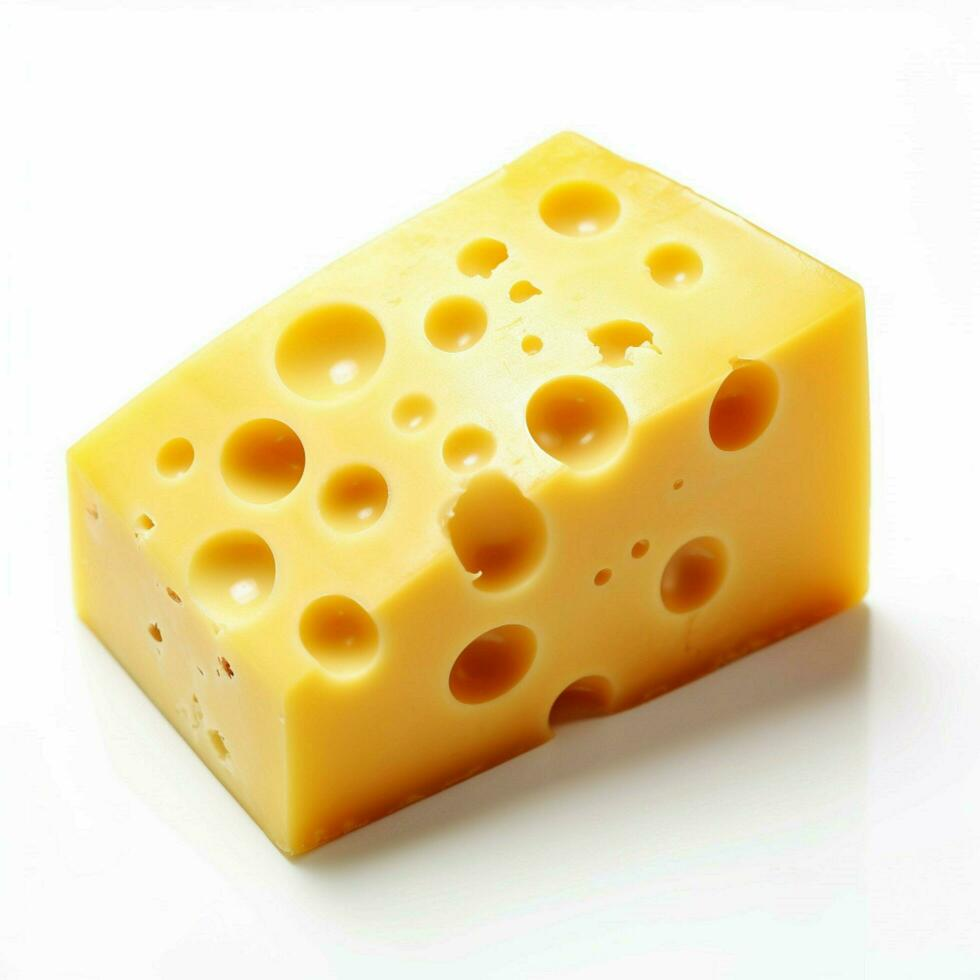
#> input picture CheesecakePic.png, 980 x 980 px
$ python ScienceFair.py
#> lines starting #> are read from the running program, lines starting #| are printed output that depends on the picture
from PIL import Image, ImageDraw, ImageFont
im = Image.open("CheesecakePic.png").convert("RGBA") #Open "CheesecakePic.png" with alpha layer

sym = Image.new('RGBA', (980, 980), (0, 0, 0, 0)) #Create filter image with alpha layer
#> sym: PIL image 980x980 RGBA; every value is 0
sd = ImageDraw.Draw(sym) #Convert to drawable image

#                                    R, G, B  , A
sd.ellipse((90,90,890,890), outline=(0, 0, 255, 10), width=20) #Draws a thick blue circle

sd.line((490,90,490,890), fill=(0, 0, 255, 10), width=20) #Draws a thick blue plus sign
sd.line((90,490,890,490), fill=(0, 0, 255, 10), width=20)

#Draws diagonal watermark text
font = ImageFont.truetype("C:/Windows/Fonts/arial.ttf", 30)
text = Image.new('RGBA', (sym.width * 2, sym.height * 2), (0, 0, 0, 0))
#> text: PIL image 1960x1960 RGBA; every value is 0
td = ImageDraw.Draw(text)
for y in range(0, text.height, 120):
	for x in range(0, text.width, 220):
		td.text((x, y), "SCIENCE FAIR", font=font, fill=(0, 0, 255, 20))
text = text.rotate(40)
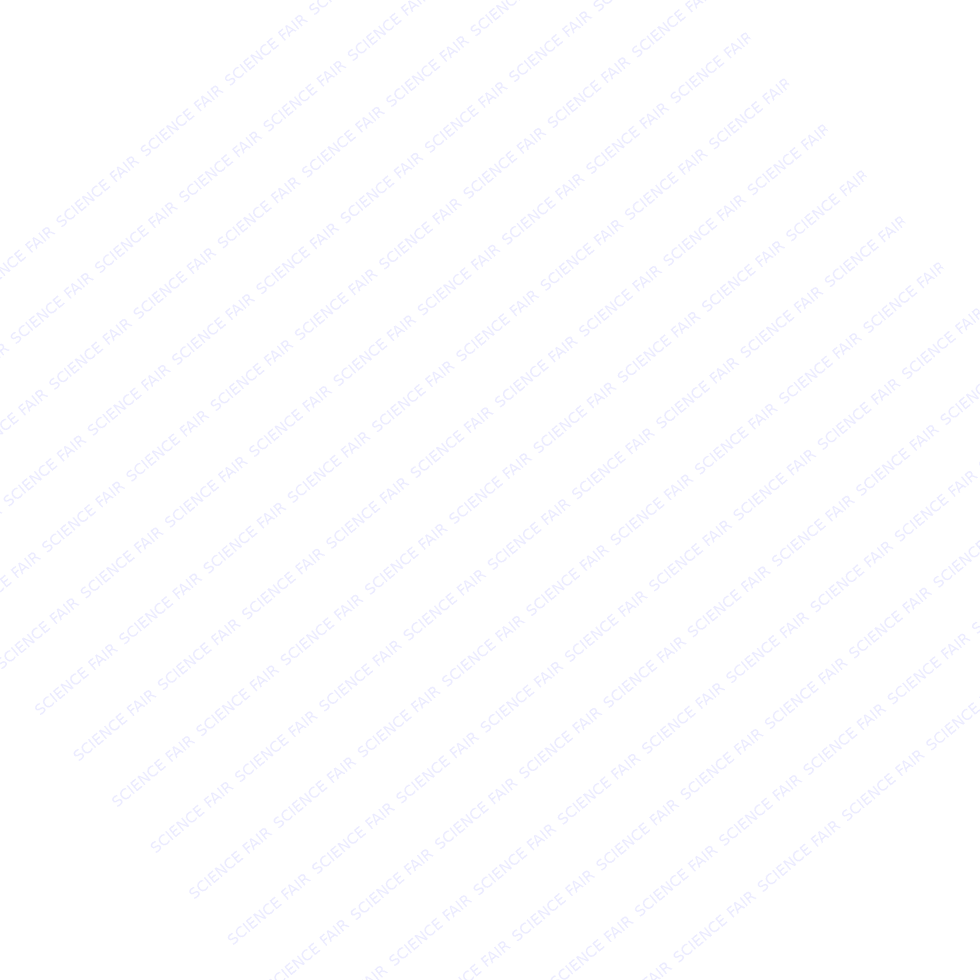
#> text: PIL image 1960x1960 RGBA (shown at 1/2 size); mean R, G, B, A 0, 0, 16.1, 1; transparent parts drawn white
text = text.crop(((text.width - sym.width) // 2, (text.height - sym.height) // 2,
				  (text.width + sym.width) // 2, (text.height + sym.height) // 2))
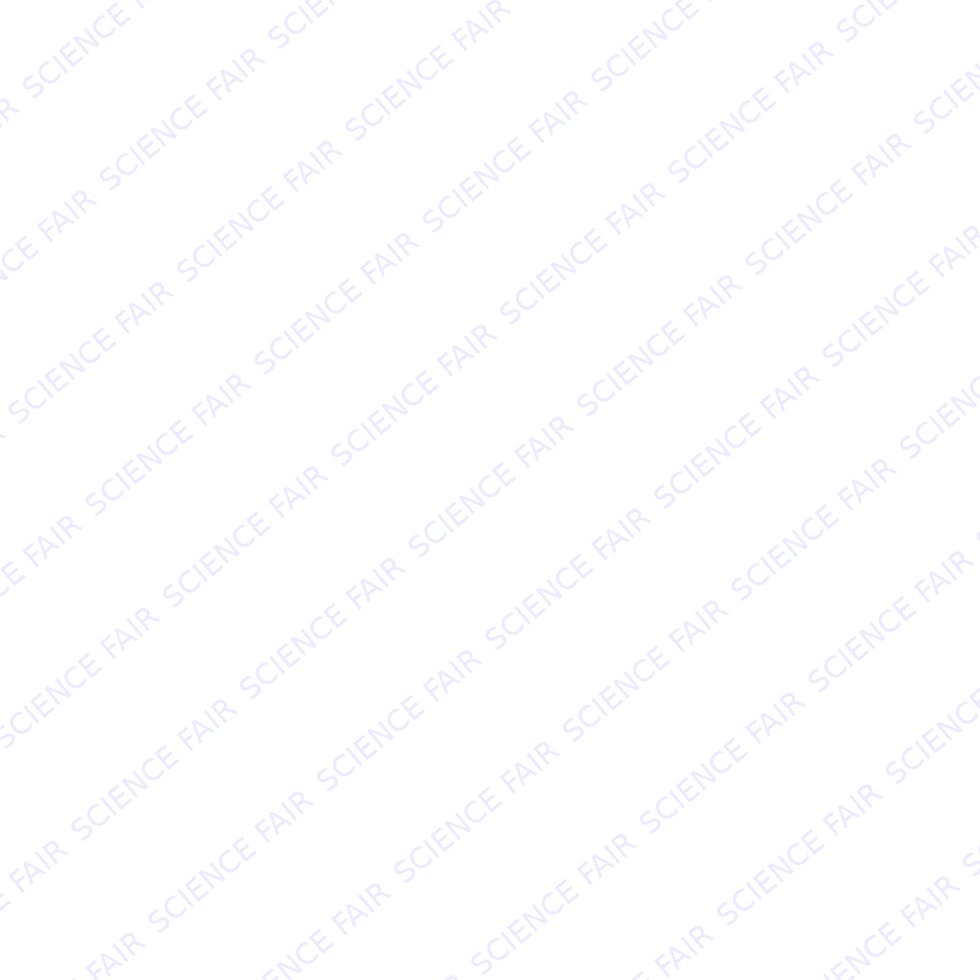
#> text: PIL image 980x980 RGBA; mean R, G, B, A 0, 0, 18.9, 1.1; transparent parts drawn white
sym = Image.alpha_composite(sym, text)

sym.save("WatermarkBASE.png")

Image.alpha_composite(im, sym).save("WatermarkedBLUE.png")
Image.open("WatermarkedBLUE.png").show()
